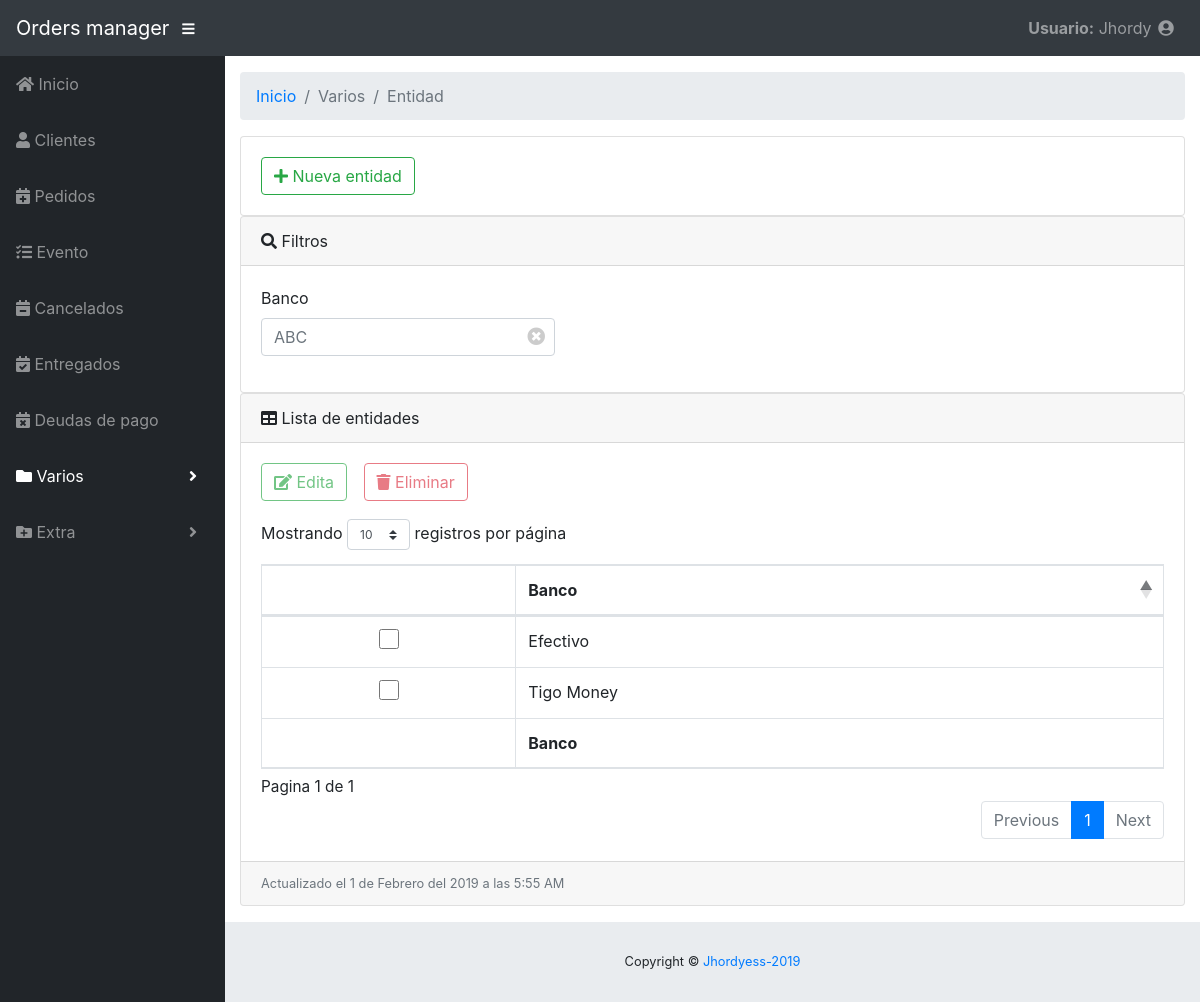
The app's page /php-app/src/Formularios/Entidad/frm_listar.php with its own data.
### tables this page shows
CREATE TABLE `entidad` (
  `identidad` int(11) NOT NULL,
  `Banco` varchar(25) NOT NULL
);

CREATE TABLE `historia` (
  `idHistoria` int(11) NOT NULL,
  `fecha` datetime NOT NULL,
  `tabla` varchar(100) NOT NULL
);

### php-app/src/Formularios/plantilla/procedimientos.php (called while the page is built, shortened)
<?php
function fecha($tabla, $con)
{
  $meses = array("Enero", "Febrero", "Marzo", "Abril", "Mayo", "Junio", "Julio", "Agosto", "Septiembre", "Octubre", "Noviembre", "Diciembre");
  $qry = "SELECT h.fecha FROM historia AS h WHERE h.tabla =  '" . $tabla . "' ORDER BY h.fecha DESC LIMIT 1";
  $rows = mysqli_fetch_array(mysqli_query($con, $qry));
  if ($rows) {
    $fec = new DateTime($rows['fecha']);
    return $fec->format('\A\c\t\u\a\l\i\z\a\d\o \e\l j \d\e ') . $meses[$fec->format('m') - 1] . $fec->format(' \d\e\l Y \a \l\a\s g:i A');
  } else {
    return "Fecha de actualización desconocida.";
  }
}

### php-app/src/Formularios/Entidad/frm_listar.php (the view, shortened to what this page needs)
<!DOCTYPE html>
<html lang='es'>
<head>
  <link href="https://cdn.jsdelivr.net/npm/bootstrap@4.1.3/dist/css/bootstrap.min.css" rel="stylesheet">
  <link href="https://cdnjs.cloudflare.com/ajax/libs/font-awesome/5.3.1/css/all.min.css" rel="stylesheet" type="text/css">
  <link href="https://cdn.datatables.net/1.10.19/css/dataTables.bootstrap4.css" rel="stylesheet">
  <link href="/Maquetacion/css/sb-admin.css" rel="stylesheet">
  <link href="/Maquetacion/css/JHDIII/tallas.css" rel="stylesheet">
  <link href="/Maquetacion/css/JHDIII/border-anim.css" rel="stylesheet">
</head>
<body id="page-top">
  <?php
  include("../cabezera.php");
  ?>
  <div id="wrapper">
    <?php
    $g = 1;
    include("../plantilla/menu.php");
    echo menu(1, $g);
    ?>
    <div id="content-wrapper">
      <div class="container-fluid">
        <ol class="breadcrumb">
          <li class="breadcrumb-item">
            <a href="../Pagina principal.php">Inicio</a>
          </li>
          <li class="breadcrumb-item active">Varios</li>
          <li class="breadcrumb-item active">Entidad</li>
        </ol>
        <div class="card">
          <div class="card-body">
            <a href="frm_alta_mod.php?v=" class="btn btn-outline-success">
              <i class="fas fa-plus"></i> Nueva entidad</a>
          </div>
        </div>
        <div class="card">
          <div class="card-header">
            <i class="fas fa-search"></i>
            Filtros
          </div>
          <div class="card-body">
            <div class="form-row">
              <div class="form-group col-md-4">
                <label for="bancoa">Banco</label>
                <input type="text" class="form-control" id="bancoa" placeholder="ABC">
                <i id="clrbancoa" class='fas fa-times-circle'></i>
              </div>
            </div>
          </div>
        </div>
        <div class="card mb-3">
          <div class="card-header">
            <i class="fas fa-table"></i>
            Lista de entidades
          </div>
          <div class="card-body">
            <div class="table-responsive">
              <form method="post">
                <div class="operacion">
                  <button type="submit" class="btn btn-outline-success" name="accion" value="1">
                    <i class="fas fa-edit"></i> Edita
                  </button>
                  <button type="submit" class="btn btn-outline-danger" name="accion" value="2">
                    <i class="fas fa-trash"></i> Eliminar
                  </button>
                </div>
                <table class="display nowrap table table-bordered table-hover" id="registros" width="100%" cellspacing="0">
                  <thead>
                    <tr>
                      <th></th>
                      <th>Banco</th>
                    </tr>
                  </thead>
                  <tfoot>
                    <tr>
                      <th></th>
                      <th>Banco</th>
                    </tr>
                  </tfoot>
                  <tbody>
                    <?php
                    require("../conexion.php");
                    $query = "SELECT * from entidad order by idEntidad ASC;";
                    $out = mysqli_query($con, $query);
                    while ($row = mysqli_fetch_array($out)) {
                      echo "<tr>";
                      echo "<td style='text-align:center'>";
                      echo "<input type='checkbox' name='checked[]' value='" . $row[0] . "'>";
                      echo "</td>";
                      echo "<td>" . $row[1] . "</td>";
                      echo "</tr>";
                    }
                    ?>
                  </tbody>
                </table>
              </form>
            </div>
          </div>
          <div class="card-footer small text-muted">
            <?php
            require_once('../plantilla/procedimientos.php');
            echo fecha('entidad', $con);
            ?>
          </div>
        </div>
      </div>
      <?php
      include("../pie.php");
      ?>
    </div>
  </div>
</body>
</html>

### php-app/src/Maquetacion/css/sb-admin.css (style rules this page uses)
html { position: relative; min-height: 100%; }
body { height: 100%; }
#wrapper { display: -webkit-box; display: -ms-flexbox; display: flex; }
#wrapper #content-wrapper { overflow-x: hidden; width: 100%; padding-top: 1rem; padding-bottom: 80px; }
:root { --input-padding-x: 0.75rem; --input-padding-y: 0.75rem; }

### php-app/src/Maquetacion/css/JHDIII/tallas.css (style rules this page uses)
input[type="checkbox"] { width: 20px; height: 20px; }
.operacion { margin-bottom: 2%; }
#clrtalla, #clrnombreg, #clrcarnetd, #clrcelularc, #clrnombreh, #clrbancoa, #clr0, #clr1, #clr2, #clr3, #clr4, #clr5, #clr6, #clr7, #clr8, #clr9 { position: absolute; right: 15px; top: 25px; bottom: 0; height: 14px; margin: auto; font-size: 18px; cursor: pointer; color: #ccc; }

### records on screen
entidad: Banco "Tigo Money"
entidad: Banco "Efectivo"
historia: fecha "Actualizado el 1 de Febrero del 2019 a las 5:55 AM"

### other values on screen
$nombre "Inicio Clientes Pedidos Evento Cancelados Entregados Deudas de pago"
$nombre "Varios Extra"
